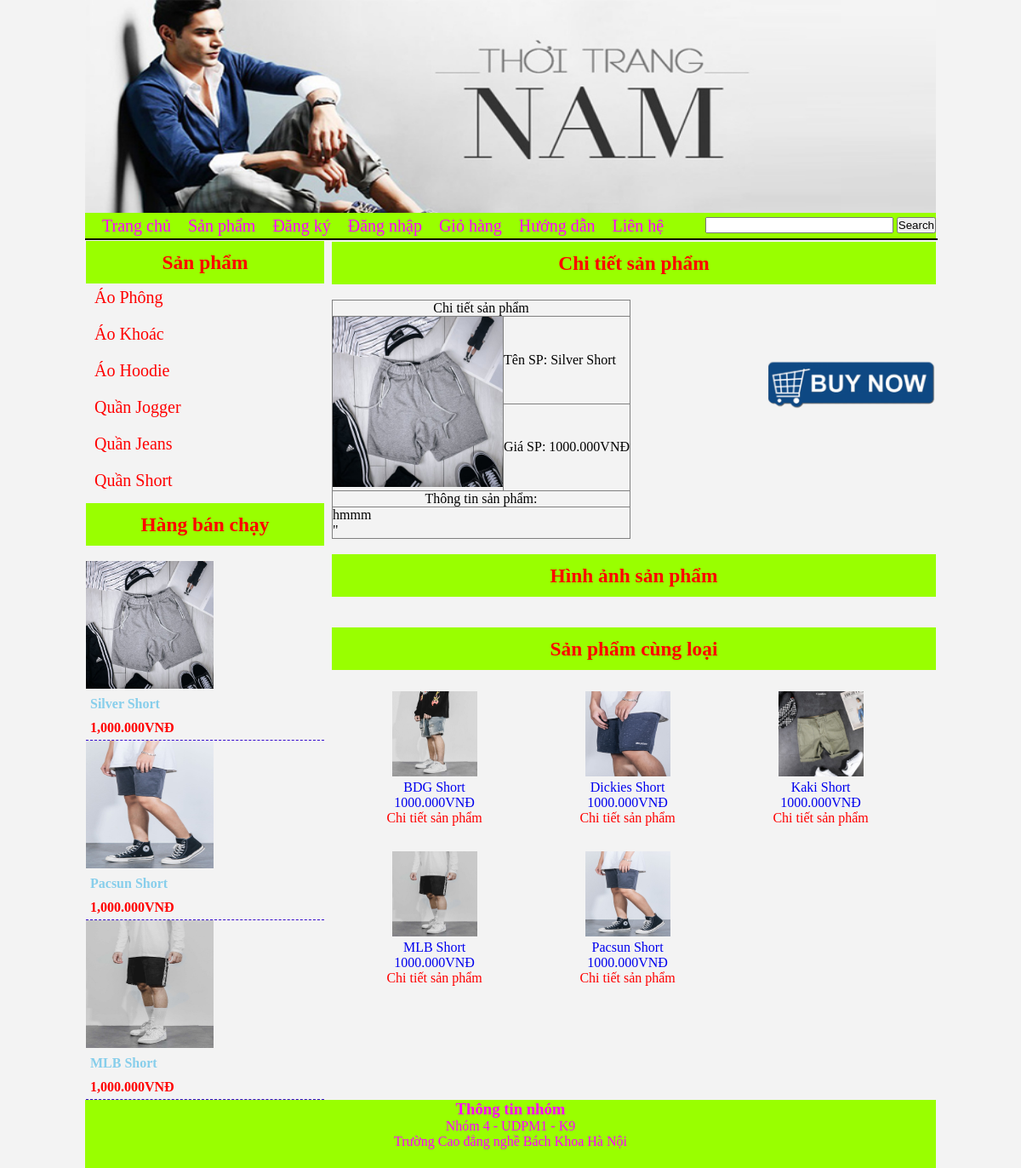
Screenshot of /?xem=chitietsp&idloaisp=13&id=41 with the database file from the repository.
### tables this page shows
CREATE TABLE `loaisp` (
  `id_loaisp` int(11) NOT NULL,
  `tenloaisp` varchar(255) NOT NULL,
  `thutu` int(100) NOT NULL
);

CREATE TABLE `chitietsp` (
  `id_sp` int(11) NOT NULL,
  `tensp` varchar(255) NOT NULL,
  `hinhanh` varchar(100) NOT NULL,
  `gia` int(100) NOT NULL,
  `mota` longtext NOT NULL,
  `id_loaisp` int(100) NOT NULL,
  `thutusp` int(100) NOT NULL,
  `noibat` varchar(255) NOT NULL
);

### modules/left/list.php (the view)
<?php
	$sql_loaisp = "select * from loaisp";
	$query=mysqli_query ($conn,$sql_loaisp);
?>
 <div class="tieude">
            	<h3>Sản phẩm</h3>
            </div>
            <div class="danhsachsanpham">
            	<ul>
                <?php
                	while ($dong_sp=mysqli_fetch_array($query)){
				?>
                	<li><a href="index.php?xem=chitietloaisp&id=<?php echo $dong_sp['id_loaisp'] ?>"> <?php echo $dong_sp['tenloaisp'] ?></a></li><br>
                	<?php
					}
					?>
                </ul>
                </div>
             <div class="tieude">
            	<h3>Hàng bán chạy</h3>
            		</div> <br>
                    <?php
					$sql_banchay=("select * from chitietsp order by id_sp desc limit 3");
					$query_banchay=mysqli_query($conn,$sql_banchay);
					?>
            	<ul class="hangbanchay" style="list-style:none; width:100%">
                <?php
				while($dong_banchay=mysqli_fetch_array($query_banchay)){
				?>
                	<li><a href="?xem=chitietsp&idloaisp=<?php echo $dong_banchay['id_loaisp'] ?>&id=<?php echo $dong_banchay['id_sp'] ?>">
                    	<img src="admin/modules/quanlychitietsp/uploads/<?php echo $dong_banchay['hinhanh'] ?>" width="150" height="150" />
                    	<p><?php echo $dong_banchay['tensp'] ?></p>
                        <p style="color:red;"><?php echo number_format($dong_banchay['gia']).'.000'.'VNĐ' ?></p>
                    </a></li>
                    <?php
				}
					?>
                </ul>
                </div>

### modules/right/chitietsp.php (shortened to what this page needs)
<?php
	$sql_chitietsp="select * from chitietsp where id_sp=$_GET[id]";
	$query=mysqli_query($conn,$sql_chitietsp);
	$dong_chitietsp=mysqli_fetch_array($query);
?>
<div class="tieude">
	<h3>Chi tiết sản phẩm</h3>
</div>
<br>
<table width="auto" border="1" style="border-collapse:collapse">
  <tr>
    <td colspan="2" align="center">Chi tiết sản phẩm</td>
  </tr>
  <tr>
    <td rowspan="2"><img src="admin/modules/quanlychitietsp/uploads/<?php echo $dong_chitietsp['hinhanh'] ?>" width="200" height="200"></td>
    <td>Tên SP: <?php echo $dong_chitietsp['tensp']; ?></td>
  </tr>
  <tr>
    <td>Giá SP: <?php echo $dong_chitietsp['gia'].'.000'.'VNĐ'; ?></td>
  </tr>
  <tr>
    <td colspan="2" align="center">Thông tin sản phẩm:</td>
  </tr>
  <tr>
    <td colspan="2"><?php echo $dong_chitietsp['mota']; ?></td>
  </tr>
  <a href="index.php?xem=giohang&add=<?php echo $dong_chitietsp['id_sp'];?>"><img src="images/buy1.gif" height="200" width="200" style="float:right"></a>
</table>
<br>
<div class="tieude">
	<h3>Hình ảnh sản phẩm</h3>
</div>
<br>
            <br>
<?php
	$sql_spcungloai="select * from chitietsp where id_loaisp='$_GET[idloaisp]' and chitietsp.id_sp <> $_GET[id]";
	$query_spcungloai=mysqli_query($conn,$sql_spcungloai);
?>
<div class="tieude">
	<h3>Sản phẩm cùng loại</h3>
</div>
        	<div class="sanphamall">
            	<ul>
                <?php
					while ($dong_spcungloai=mysqli_fetch_array($query_spcungloai))
					{
				 ?>
                	<li><a href="index.php?xem=chitietsp&id=<?php echo $dong_spcungloai['id_sp']; ?>">
                    <img src="admin/modules/quanlychitietsp/uploads/<?php echo $dong_spcungloai['hinhanh'] ?>" width="100" height="100">
                    <p><?php echo $dong_spcungloai['tensp']; ?></p>
                    <p><?php echo $dong_spcungloai['gia'].'.000'.'VNĐ'; ?></p>
                	<p style="color:#F00; text-align:center">Chi tiết sản phẩm</p>
                </a></li>
                <?php
						}
				?>
                </ul>
            </div>

### styles/dd.css (style rules this page uses)
* { padding:0; margin:0; }
html { background:#f3f3f3 ; }
.tieude { width:auto; height:40px; background:#9F0; font-size:20px; text-align:center; padding:5px; color:#F00; line-height:40px; }
.danhsachsanpham ul { width:100%; height:auto; list-style:none; }
.danhsachsanpham ul li { font-size:20px; width:auto; height:20px; padding-left:10px; padding-top:5px; }
.danhsachsanpham ul li a { text-decoration:none; color:#F00; display:block; }
.hangbanchay li { width:100%; height:auto; border-bottom:1px dashed #30C; margin:auto; }
.hangbanchay a { text-decoration:none; display:block; }
.hangbanchay p { padding:5px; color:skyblue; font-weight:bold; }
.sanphamall ul { list-style:none; width:98%; height:auto; margin:auto; }
.sanphamall ul li { width:217px; height:auto; text-align:center; padding-top:20px; float:left; margin:5px; }
.sanphamall ul li a { text-decoration:none; }

### rows the page displays
loaisp: tenloaisp "Áo Phông"
loaisp: tenloaisp "Áo Khoác"
loaisp: tenloaisp "Áo Hoodie"
loaisp: tenloaisp "Quần Jogger"
loaisp: tenloaisp "Quần Jeans"
loaisp: tenloaisp "Quần Short"
chitietsp: hinhanh (picture), tensp "Silver Short", gia "1,000", gia "1000", mota "hmmm \""
chitietsp: hinhanh (picture), tensp "Pacsun Short", gia "1,000", gia "1000"
chitietsp: hinhanh (picture), tensp "MLB Short", gia "1,000", gia "1000"
chitietsp: hinhanh (picture), tensp "BDG Short", gia "1000"
chitietsp: hinhanh (picture), tensp "Dickies Short", gia "1000"
chitietsp: hinhanh (picture), tensp "Kaki Short", gia "1000"
